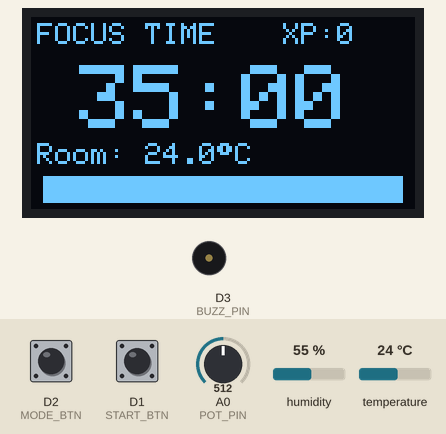
Simulated run of this sketch. Board: ESP8266 (NodeMCU). Shown: 128×64 one-colour display, buzzer (waves = sounding). The inputs (shaded band) are chosen by the test bench; at power-on: D1 (START_BTN) HIGH, D2 (MODE_BTN) HIGH, temperature 24 °C, A0 (POT_PIN) = 512, humidity 55 %. Random numbers use the default seed unless the sketch sets one.

Above: at 1.2 s.
1.3 s: D1 (START_BTN) pulled LOW for 0.15 s
At 2.9 s:
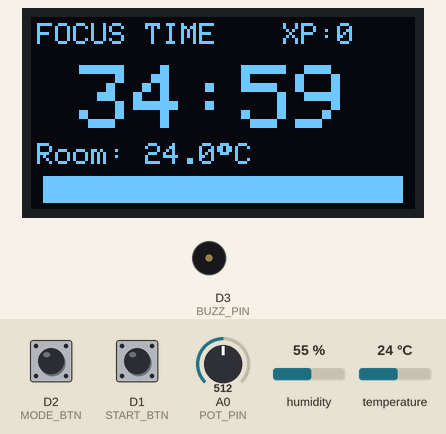
4.4 s: D2 (MODE_BTN) pulled LOW for 0.15 s
At 5.4 s:
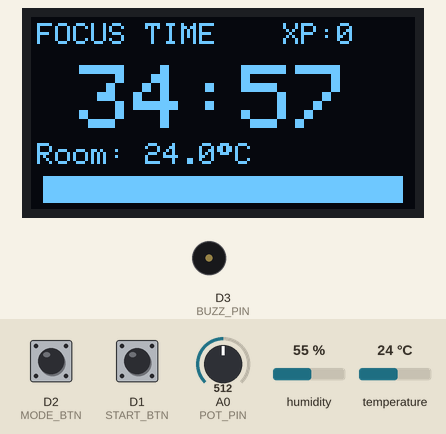
6.0 s: D2 (MODE_BTN) pulled LOW for 1 s
At 6.9 s:
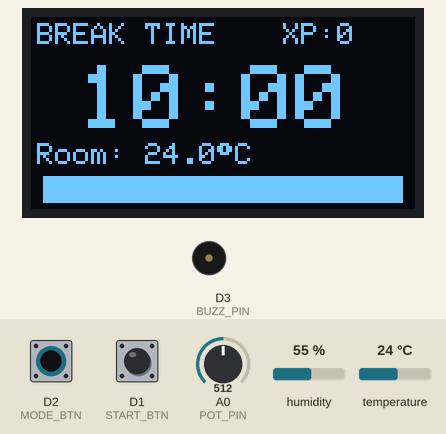
8.5 s: D1 (START_BTN) pulled LOW for 1 s
At 10.4 s:
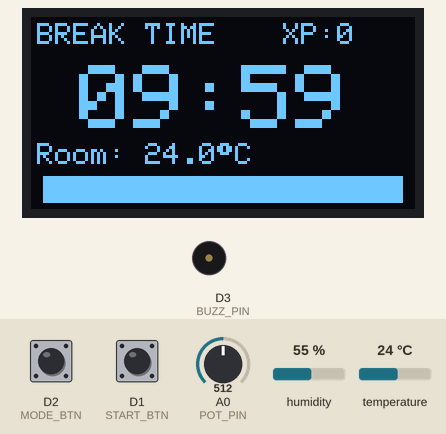
11.0 s: temperature set to 12 °C
At 12.3 s:
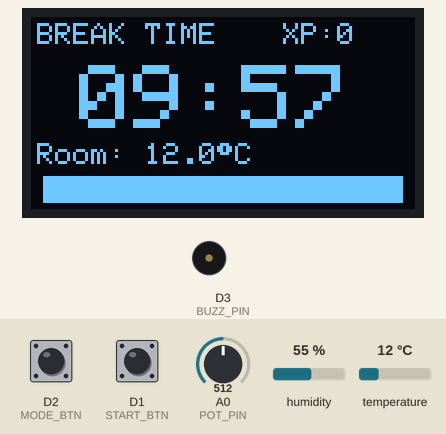
14.0 s: temperature set to 19 °C
At 15.4 s:
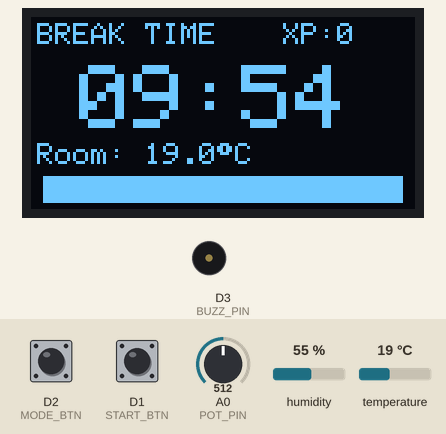
Timing chart, 0 to 17.0 s (numbered marks = the images above; inputs shaded):
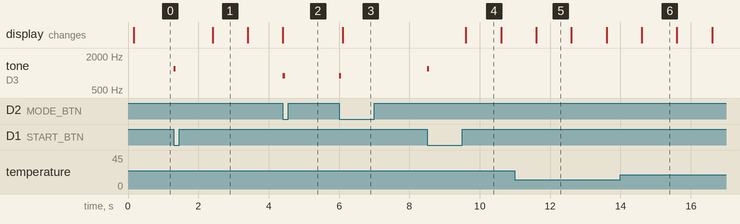

The sketch:

brain_breeze_firmware.ino
```cpp
#include <Wire.h>
#include <Adafruit_GFX.h>
#include <Adafruit_SSD1306.h>
#include <Adafruit_AHTX0.h>

const int POT_PIN   = A0; // Slide Potentiometer
const int START_BTN = D1; // Start/Pause Button
const int MODE_BTN  = D2; // Mode/Reset Button
const int BUZZ_PIN  = D3; // Buzzer

#define SCREEN_WIDTH 128
#define SCREEN_HEIGHT 64
Adafruit_SSD1306 display(SCREEN_WIDTH, SCREEN_HEIGHT, &Wire, -1);
Adafruit_AHTX0 aht;

enum State { IDLE_SELECT, RUNNING, PAUSED };
State currentState = IDLE_SELECT;

bool isBreakMode = false;
int targetMinutes = 25;
long remainingSeconds = 25 * 60;
int completedSessions = 0;
bool sensorConnected = false;

unsigned long lastTick = 0;
unsigned long idleTimer = 0;
int lastStartBtn = HIGH;
int lastModeBtn  = HIGH;
int lastPotMin   = -1;
bool needsRedraw = true;

int shiftX = 0;
int shiftY = 0;
bool isInverted = false;

void beep(int freq, int duration) {
  tone(BUZZ_PIN, freq, duration);
}

void setup() {
  pinMode(START_BTN, INPUT_PULLUP);
  pinMode(MODE_BTN, INPUT_PULLUP);
  pinMode(BUZZ_PIN, OUTPUT);

  // Init I2C and OLED
  if (!display.begin(SSD1306_SWITCHCAPVCC, 0x3C)) {
    while (true);
  }

  // Init AHT20
  sensorConnected = aht.begin();

  display.clearDisplay();
  display.display();
  idleTimer = millis();
}

void loop() {
  unsigned long now = millis();

  // Read S/P Button
  int startBtn = digitalRead(START_BTN);
  if (startBtn == LOW && lastStartBtn == HIGH) {
    beep(1200, 60);
    if (currentState == IDLE_SELECT) {
      remainingSeconds = targetMinutes * 60L;
      currentState = RUNNING;
      lastTick = now;
    } else if (currentState == RUNNING) {
      currentState = PAUSED;
    } else if (currentState == PAUSED) {
      currentState = RUNNING;
      lastTick = now;
    }
    idleTimer = now;
    needsRedraw = true;
  }
  lastStartBtn = startBtn;

  // Read Mode Button
  int modeBtn = digitalRead(MODE_BTN);
  if (modeBtn == LOW && lastModeBtn == HIGH) {
    beep(900, 60);
    if (currentState != IDLE_SELECT) {
      currentState = IDLE_SELECT;
    } else {
      isBreakMode = !isBreakMode;
      targetMinutes = isBreakMode ? 5 : 25;
      remainingSeconds = targetMinutes * 60L;
    }
    idleTimer = now;
    needsRedraw = true;
  }
  lastModeBtn = modeBtn;

  // Read Slider
  if (currentState == IDLE_SELECT) {
    int rawPot = analogRead(POT_PIN);
    int maxMin = isBreakMode ? 15 : 60;
    int minMin = isBreakMode ? 3  : 10;

    int mappedMin = map(rawPot, 0, 1023, minMin, maxMin);
    mappedMin = ((mappedMin + 2) / 5) * 5;
    if (mappedMin < minMin) mappedMin = minMin;
    if (mappedMin > maxMin) mappedMin = maxMin;

    if (mappedMin != lastPotMin) {
      lastPotMin = mappedMin;
      targetMinutes = mappedMin;
      remainingSeconds = targetMinutes * 60L;
      idleTimer = now;
      needsRedraw = true;
    }
  }

  // Timer Countdown
  if (currentState == RUNNING && (now - lastTick >= 1000)) {
    lastTick += 1000;
    remainingSeconds--;
    needsRedraw = true;

    if (remainingSeconds % 30 == 0) {
      shiftX = random(-2, 3);
      shiftY = random(-2, 3);
    }

    // Timer Complete
    if (remainingSeconds <= 0) {
      if (!isBreakMode) completedSessions++;
      isBreakMode = !isBreakMode;
      targetMinutes = isBreakMode ? 5 : 25;
      remainingSeconds = targetMinutes * 60L;
      currentState = IDLE_SELECT;

      beep(987, 100); delay(120);
      beep(1318, 250);
      idleTimer = now;
    }
  }

  if (currentState != RUNNING && (now - idleTimer > 120000)) {
    idleTimer = now;
    isInverted = !isInverted;
    display.invertDisplay(isInverted);
    needsRedraw = true;
  } else if (currentState == RUNNING && isInverted) {
    isInverted = false;
    display.invertDisplay(false);
  }

  if (!needsRedraw) return;
  needsRedraw = false;

  display.clearDisplay();
  display.setTextColor(SSD1306_WHITE);

  display.setTextSize(1);
  display.setCursor(2 + shiftX, 2 + shiftY);
  display.print(isBreakMode ? "BREAK TIME" : "FOCUS TIME");
  display.setCursor(84 + shiftX, 2 + shiftY);
  display.print("XP:");
  display.print(completedSessions);

  // Countdown
  int mins = remainingSeconds / 60;
  int secs = remainingSeconds % 60;
  display.setTextSize(3);
  display.setCursor(16 + shiftX, 16 + shiftY);
  if (mins < 10) display.print("0");
  display.print(mins);
  display.print(":");
  if (secs < 10) display.print("0");
  display.print(secs);

  // AHT20 Info
  display.setTextSize(1);
  display.setCursor(2 + shiftX, 42 + shiftY);
  display.print("Room: ");
  if (sensorConnected) {
    sensors_event_t humidity, temp;
    aht.getEvent(&humidity, &temp);
    display.print(temp.temperature, 1);
    display.print((char)247);
    display.print("C");
  } else {
    display.print("N/A");
  }

  // Progress Bar
  long totalSecs = targetMinutes * 60L;
  int barWidth = map(remainingSeconds, 0, totalSecs, 0, 120);
  display.drawRect(4, 53, 120, 9, SSD1306_WHITE);
  display.fillRect(4, 53, barWidth, 9, SSD1306_WHITE);

  display.display();
}
```

Measured:
- after the input at 1.3 s, tone on D3 (BUZZ_PIN): silent → 1200 Hz at once, → silent 0.06 s later; the display: changes after 1.1 s (image 1)
- after the input at 4.4 s, tone on D3 (BUZZ_PIN): silent → 900 Hz at once, → silent 0.06 s later
- after the input at 6.0 s, tone on D3 (BUZZ_PIN): silent → 900 Hz at once, → silent 0.06 s later; the display: changes after 0.11 s (image 3)
- after the input at 8.5 s, tone on D3 (BUZZ_PIN): silent → 1200 Hz at once, → silent 0.06 s later; the display: changes after 1.1 s (image 4)
- what the display in image 1 shows lasts 1.0 s, from 2.4 s to 3.4 s
